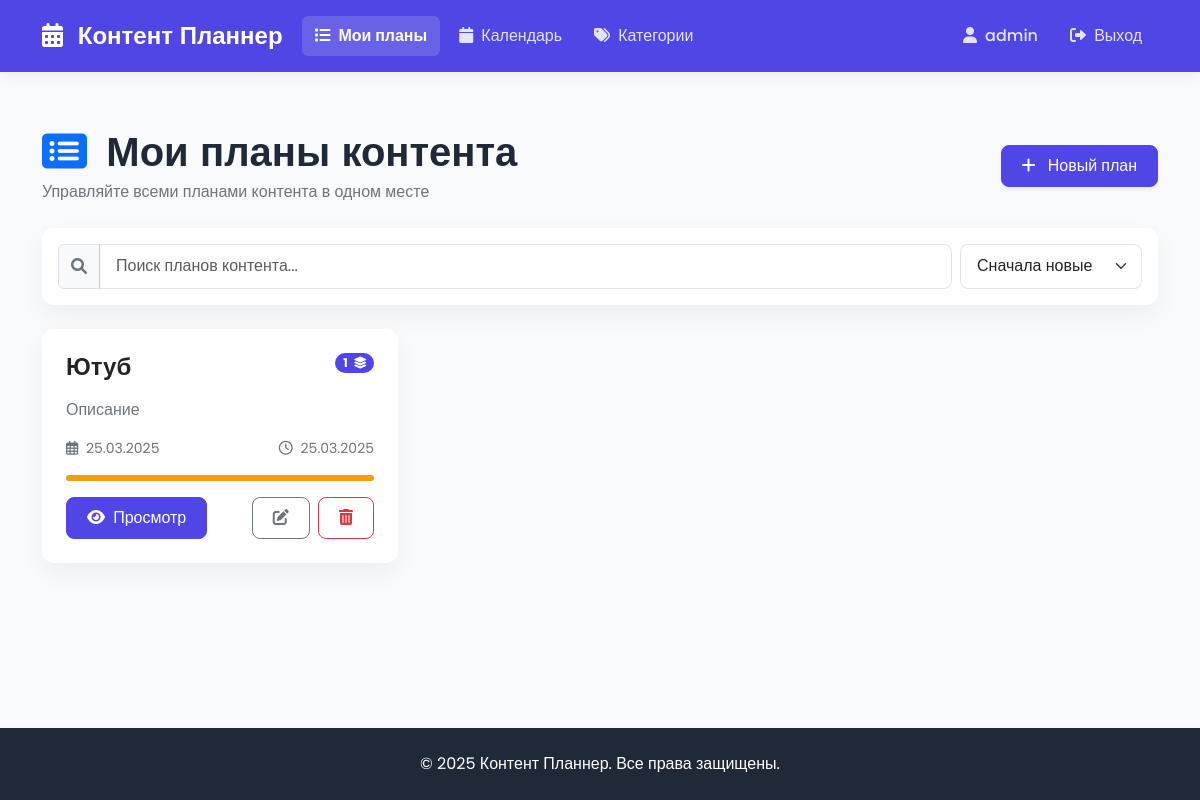
Screenshot of /plans/ (signed in) with the database file from the repository.
### planner/models.py (models this page shows, shortened)
class ContentPlan(models.Model):
    title = models.CharField(max_length=200)
    description = models.TextField(blank=True)
    created_at = models.DateTimeField(auto_now_add=True)
    updated_at = models.DateTimeField(auto_now=True)
    owner = models.ForeignKey(User, on_delete=models.CASCADE, related_name='content_plans')
    class Meta:
        verbose_name_plural = "Планы контента"

### planner/views.py (the view)
# urls.py: path('plans/', views.content_plan_list, name='content_plan_list'),
@login_required
def content_plan_list(request):
    plans = ContentPlan.objects.filter(owner=request.user).order_by('-updated_at')
    for plan in plans:
        plan.published_count = plan.content_items.filter(status='published').count()
        plan.scheduled_count = plan.content_items.filter(status='scheduled').count()
        plan.total_count = plan.content_items.count()
        if plan.total_count > 0:
            plan.published_percent = int((plan.published_count / plan.total_count) * 100)
            plan.scheduled_percent = int((plan.scheduled_count / plan.total_count) * 100)
        else:
            plan.published_percent = 0
            plan.scheduled_percent = 0
    return render(request, 'planner/content_plan_list.html', {'plans': plans})

### planner/templates/planner/content_plan_list.html (shortened to what this page needs)
{% extends 'planner/base.html' %}
{% block content %}
<div class="py-4">
    <div class="d-flex justify-content-between align-items-center mb-4" data-aos="fade-up">
        <div>
            <h1 class="fw-bold mb-1">
                <i class="fas fa-list-alt me-2 text-primary"></i> Мои планы контента
            </h1>
            <p class="text-secondary mb-0">Управляйте всеми планами контента в одном месте</p>
        </div>
        <a href="{% url 'content_plan_create' %}" class="btn btn-primary shadow-sm">
            <i class="fas fa-plus me-2"></i> Новый план
        </a>
    </div>
    <div class="card content-card mb-4" data-aos="fade-up" data-aos-delay="100">
        <div class="card-body p-3">
            <div class="d-flex flex-wrap gap-2">
                <div class="flex-grow-1">
                    <div class="input-group">
                        <span class="input-group-text bg-light">
                            <i class="fas fa-search text-secondary"></i>
                        </span>
                        <input type="text" class="form-control" placeholder="Поиск планов контента..." id="plan-search">
                    </div>
                </div>
                <div>
                    <select class="form-select" id="plan-sort">
                        <option value="date-desc">Сначала новые</option>
                    </select>
                </div>
            </div>
        </div>
    </div>
    <div class="plan-list" data-aos="fade-up" data-aos-delay="200">
    {% if plans %}
        <div class="row row-cols-1 row-cols-md-2 row-cols-xl-3 g-4">
            {% for plan in plans %}
                <div class="col plan-item">
                    <div class="card content-card h-100">
                        <div class="card-body">
                            <div class="d-flex justify-content-between align-items-start mb-3">
                                <h4 class="card-title mb-0 plan-title">{{ plan.title }}</h4>
                                <span class="badge bg-primary rounded-pill">
                                    {{ plan.content_items.count }} <i class="fas fa-layer-group ms-1"></i>
                                </span>
                            </div>
                            {% if plan.description %}
                                <p class="card-text text-secondary mb-3 plan-description">{{ plan.description|truncatechars:100 }}</p>
                            {% else %}
                                <p class="card-text text-secondary fst-italic mb-3">Нет описания</p>
                            {% endif %}
                            <div class="d-flex justify-content-between align-items-center mb-3">
                                <span class="small text-secondary">
                                    <i class="far fa-calendar-alt me-1"></i> {{ plan.created_at|date:"d.m.Y" }}
                                </span>
                                <span class="small text-secondary">
                                    <i class="far fa-clock me-1"></i> {{ plan.updated_at|date:"d.m.Y" }}
                                </span>
                            </div>
                            <div class="progress mb-3" style="height: 6px;">
                                {% if plan.total_count > 0 %}
                                    <div class="progress-bar bg-warning" style="width: {{ plan.scheduled_percent }}%"></div>
                                {% else %}
                                    <div class="progress-bar" style="width: 0%"></div>
                                {% endif %}
                            </div>
                            <div class="d-flex justify-content-between">
                                <a href="{% url 'content_plan_detail' pk=plan.pk %}" class="btn btn-primary">
                                    <i class="fas fa-eye me-1"></i> Просмотр
                                </a>
                                <div>
                                    <a href="{% url 'content_plan_edit' pk=plan.pk %}" class="btn btn-outline-secondary me-1" title="Редактировать план">
                                        <i class="fas fa-edit"></i>
                                    </a>
                                    <a href="{% url 'content_plan_delete' pk=plan.pk %}" class="btn btn-outline-danger" title="Удалить план">
                                        <i class="fas fa-trash-alt"></i>
                                    </a>
                                </div>
                            </div>
                        </div>
                    </div>
                </div>
            {% endfor %}
        </div>
    {% endif %}
    </div>
</div>
{% endblock %}

### planner/templates/planner/base.html (shortened to what this page needs)
<!DOCTYPE html>
{% load static %}
<html lang="ru">
<head>
    <link href="https://cdn.jsdelivr.net/npm/bootstrap@5.3.0/dist/css/bootstrap.min.css" rel="stylesheet">
    <link rel="stylesheet" href="https://cdnjs.cloudflare.com/ajax/libs/font-awesome/6.0.0/css/all.min.css">
    <link href="https://unpkg.com/aos@2.3.1/dist/aos.css" rel="stylesheet">
    <link rel="stylesheet" href="{% static 'css/style.css' %}">
</head>
<body>
    <nav class="navbar navbar-expand-lg navbar-dark bg-primary">
        <div class="container">
            <a class="navbar-brand" href="{% url 'home' %}">
                <i class="fas fa-calendar-alt me-2"></i> Контент Планнер
            </a>
            <div class="collapse navbar-collapse" id="navbarNav">
                <ul class="navbar-nav me-auto">
                    {% if user.is_authenticated %}
                    <li class="nav-item">
                        <a class="nav-link {% if request.resolver_match.url_name == 'content_plan_list' %}active{% endif %}" href="{% url 'content_plan_list' %}">
                            <i class="fas fa-list me-1"></i> Мои планы
                        </a>
                    </li>
                    <li class="nav-item">
                        <a class="nav-link {% if request.resolver_match.url_name == 'content_calendar' %}active{% endif %}" href="{% url 'content_calendar' %}">
                            <i class="fas fa-calendar me-1"></i> Календарь
                        </a>
                    </li>
                    <li class="nav-item">
                        <a class="nav-link {% if request.resolver_match.url_name == 'categories_list' %}active{% endif %}" href="{% url 'categories_list' %}">
                            <i class="fas fa-tags me-1"></i> Категории
                        </a>
                    </li>
                    {% endif %}
                </ul>
                <ul class="navbar-nav">
                    {% if user.is_authenticated %}
                    <li class="nav-item">
                        <a class="nav-link" href="{% url 'user_profile' %}">
                            <i class="fas fa-user me-1"></i> {{ user.username }}
                        </a>
                    </li>
                    <li class="nav-item">
                        <a class="nav-link" href="{% url 'logout' %}">
                            <i class="fas fa-sign-out-alt me-1"></i> Выход
                        </a>
                    </li>
                    {% else %}
                    <li class="nav-item">
                        <a class="nav-link" href="{% url 'login' %}">
                            <i class="fas fa-sign-in-alt me-1"></i> Вход
                        </a>
                    </li>
                    {% endif %}
                </ul>
            </div>
        </div>
    </nav>
    <div class="main-content">
        <div class="container">
            {% block content %}{% endblock %}
        </div>
    </div>
    <footer class="footer text-center">
        <div class="container">
            <p class="mb-0">&copy; {% now "Y" %} Контент Планнер. Все права защищены.</p>
        </div>
    </footer>
</body>
</html>

### static/css/style.css (style rules this page uses)
:root { --primary: #4F46E5; --primary-hover: #4338CA; --secondary: #6B7280; --success: #059669; --danger: #DC2626; --warning: #F59E0B; --info: #0891B2; --light: #F3F4F6; --dark: #1F2937; --background: #F9FAFB; --card-bg: #FFFFFF; --border-radius: 12px; --transition: all 0.3s ease; --box-shadow: 0 10px 25px rgba(0, 0, 0, 0.05); --box-shadow-hover: 0 15px 30px rgba(0, 0, 0, 0.1); }
body { min-height: 100vh; display: flex; flex-direction: column; background-color: var(--background); font-family: 'Poppins', sans-serif; color: var(--dark); }
h1, h2, h3, h4, h5, h6, .navbar-brand { font-family: 'Montserrat', sans-serif; font-weight: 600; }
.main-content { flex: 1; padding: 2rem 0; }
.navbar { box-shadow: 0 2px 15px rgba(0, 0, 0, 0.08); padding: 0.8rem 0; }
.navbar-brand { font-weight: 700; font-size: 1.5rem; color: white !important; transition: var(--transition); }
.nav-link { font-size: 1rem; font-weight: 500; margin: 0 0.2rem; padding: 0.5rem 0.8rem !important; border-radius: 6px; transition: var(--transition); }
.navbar-dark .navbar-nav .nav-link { color: rgba(255, 255, 255, 0.85); }
.navbar-dark .navbar-nav .nav-link.active { color: #fff; background-color: rgba(255, 255, 255, 0.15); font-weight: 600; }
.content-card { box-shadow: var(--box-shadow); transition: var(--transition); border-radius: var(--border-radius); overflow: hidden; border: none; background-color: var(--card-bg); height: 100%; }
.card-body { padding: 1.5rem; }
.btn { font-weight: 500; border-radius: 8px; padding: 0.5rem 1.25rem; transition: var(--transition); }
.btn-primary { background-color: var(--primary); border-color: var(--primary); }
.bg-primary { background-color: var(--primary) !important; }
.bg-warning { background-color: var(--warning) !important; }
.footer { margin-top: auto; padding: 1.5rem 0; background-color: var(--dark); color: #fff; }
.form-control, .form-select { border-radius: 8px; padding: 0.6rem 1rem; border: 1px solid rgba(0, 0, 0, 0.1); }

### planner/templates/planner/base.html (style rules this page uses)
:root { --primary: #4F46E5; --primary-hover: #4338CA; --secondary: #6B7280; --success: #059669; --danger: #DC2626; --warning: #F59E0B; --info: #0891B2; --light: #F3F4F6; --dark: #1F2937; --background: #F9FAFB; --card-bg: #FFFFFF; --border-radius: 12px; --transition: all 0.3s ease; --box-shadow: 0 10px 25px rgba(0, 0, 0, 0.05); --box-shadow-hover: 0 15px 30px rgba(0, 0, 0, 0.1); }
body { min-height: 100vh; display: flex; flex-direction: column; background-color: var(--background); font-family: 'Poppins', sans-serif; color: var(--dark); }
.navbar { box-shadow: 0 2px 15px rgba(0, 0, 0, 0.08); padding: 0.8rem 0; }
.navbar-brand { font-weight: 700; font-size: 1.5rem; color: white !important; }
.bg-primary { background-color: var(--primary) !important; }
.content-card { box-shadow: var(--box-shadow); border-radius: var(--border-radius); border: none; background-color: var(--card-bg); }
.btn-primary { background-color: var(--primary); border-color: var(--primary); }
.main-content { flex: 1; padding: 2rem 0; }
.footer { margin-top: auto; padding: 1.5rem 0; background-color: var(--dark); color: #fff; }

### rows the page displays
ContentPlan: title "Ютуб", content_items.count "1", description "Описание", created_at "25.03.2025", updated_at "25.03.2025", {{ plan.scheduled_percent }} 100 (drawn)

### other values shown
{{ user.username }} "admin"
